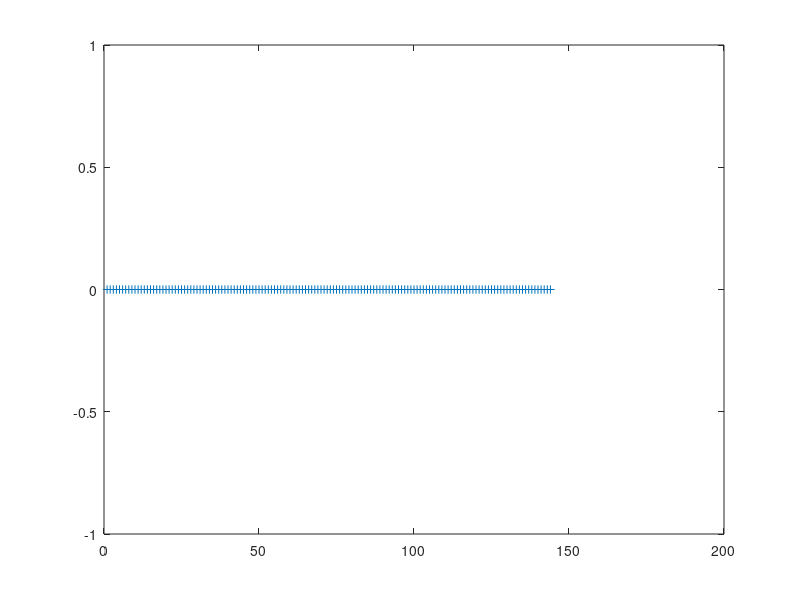

Reproduce this figure in MATLAB. (Note: this script raises an error after producing the figure.)
%% monthly, 18 years x 12 months/year = 216
%% monthly, 19 years x 12 months/year = 228

addpath /home/sergio/MATLABCODE/
addpath /home/sergio/MATLABCODE/TIME
addpath /home/sergio/MATLABCODE/
addpath /home/sergio/MATLABCODE/PLOTTER
addpath /home/sergio/MATLABCODE/COLORMAP
addpath /home/sergio/MATLABCODE/COLORMAP/LLS
addpath /home/sergio/MATLABCODE/oem_pkg_run_sergio_AuxJacs/StrowCodeforTrendsAndAnomalies/
addpath /home/sergio/MATLABCODE/CONVERT_GAS_UNITS/
addpath /home/sergio/MATLABCODE/CONVERT_GAS_UNITS/Strow_humidity/convert_humidity/
addpath /home/sergio/MATLABCODE/CONVERT_GAS_UNITS/IDL_WV_ROUTINES/atmos_phys/MATLAB/

%if ~exist('iDorA')
%  iDorA = +1; %% desc
%  iDorA = -1; %% asc
%end

clear iaFound

iNumYears = 12; %% 2002-2014, even though XMIP6 data is Jan 1979-Dec 2014
iaMax = iNumYears*12;

%% see /home/sergio/MATLABCODE/RTPMAKE/CLUST_RTPMAKE/CLUSTMAKE_AMIP6/clust_compute_amip6_profile_rtpfiles.m
for ii = 1 : iaMax
  fin = ['/asl/s1/sergio/MakeAvgObsStats2002_2020_startSept2002_v3/TimeSeries/AMIP6/Tile_Center/amip6_tile_center_monthly_timestep_' num2str(ii,'%03d') '.mat'];

  if exist(fin)
    iaFound(ii) = 1;
  else
    iaFound(ii) = 0;
  end
end
[sum(iaFound) length(iaFound)]
plot(1:iaMax,iaFound,'+-')

for ii = 1 : iaMax
  fin = ['/asl/s1/sergio/MakeAvgObsStats2002_2020_startSept2002_v3/TimeSeries/AMIP6/Tile_Center/amip6_tile_center_monthly_timestep_' num2str(ii,'%03d') '.mat'];
  if exist(fin)
    if mod(ii,100) == 0
      fprintf(1,'+ \n')
    elseif mod(ii,10) == 0
      fprintf(1,'x')
    else
      fprintf(1,'.')
    end
    iaFound(ii) = 1;

    a = load(fin);

    %% already done this in /home/sergio/MATLABCODE/RTPMAKE/CLUST_RTPMAKE/CLUSTMAKE_AMIP6/clust_compute_amip6_profile_rtpfiles.m
    %%a.pnew_ip.rh = convert_humidity(a.pnew_ip.plevs*100,a.pnew_ip.ptemp,a.pnew_ip.gas_1,'mixing ratio','relative humidity');
    if ~isfield(a.pnew_ip,'rh')
      a.pnew_ip.rh = convert_humidity(a.pnew_ip.plevs*100,a.pnew_ip.ptemp,a.pnew_ip.gas_1,'specific humidity','relative humidity');
    end

    all.yy(ii) = a.yyuseII;
    all.mm(ii) = a.mmuseII;
    all.dd(ii) = 15;

    all.nwp_ptemp(ii,:,:) = a.pnew_ip.ptemp;
    all.nwp_gas_1(ii,:,:) = a.pnew_ip.gas_1;
    %all.nwp_gas_3(ii,:,:) = a.pnew_ip.gas_3;
    all.nwp_rh(ii,:,:)    = a.pnew_ip.rh;
    all.nwp_plevs(ii,:,:) = a.pnew_ip.plevs;

    all.gas_1(ii,:,:) = a.pnew_op.gas_1;
    all.gas_3(ii,:,:) = a.pnew_op.gas_3;
    all.ptemp(ii,:,:) = a.pnew_op.ptemp;
    all.stemp(ii,:)   = a.pnew_op.stemp;
    all.mmw(ii,:)     = a.pnew_op.mmw;
    all.nlays(ii,:)   = a.pnew_op.nlevs-1;
    all.RH(ii,:,:)    = a.pnew_op.RH;
    all.TwSurf(ii,:)  = a.pnew_op.TwSurf;
    all.RHSurf(ii,:)  = a.pnew_op.RHSurf;
  else
    iaFound(ii) = 0;
  end
end
fprintf(1,'\n');
all.rlon = a.pnew_op.rlon;
all.rlat = a.pnew_op.rlat;

monitor_memory_whos

comment = 'see driver_computeAMIP6_monthly_trends.m';
if iNumYears == 12
  save -v7.3 AMIP6_atm_data_2002_09_to_2014_08.mat comment all
end

figure(1); scatter_coast(all.rlon,all.rlat,40,nanmean(all.stemp,1)); colormap(jet); title('AMIP6 mean stemp')
figure(2); scatter_coast(all.rlon,all.rlat,40,nanmean(all.RHSurf,1)); colormap(jet); title('AMIP6 mean RHsurf')
figure(3); scatter_coast(all.rlon,all.rlat,40,nanmean(all.TwSurf,1)); colormap(jet); title('AMIP6 mean TWSurf')
figure(4); scatter_coast(all.rlon,all.rlat,40,nanmean(all.mmw,1)); colormap(jet); title('AMIP6 mean mmw')

figure(5); scatter_coast(a.pnew_op.rlon,a.pnew_op.rlat,40,a.pnew_op.stemp); colormap(jet); title('AMIP6 mean stemp')
figure(6); scatter_coast(a.pnew_op.rlon,a.pnew_op.rlat,40,a.pnew_op.RHSurf); colormap(jet); title('AMIP6 mean RHsurf')
figure(7); scatter_coast(a.pnew_op.rlon,a.pnew_op.rlat,40,a.pnew_op.TwSurf); colormap(jet); title('AMIP6 mean TWSurf')
figure(8); scatter_coast(a.pnew_op.rlon,a.pnew_op.rlat,40,a.pnew_op.mmw); colormap(jet); title('AMIP6 mean mmw')

plevs = load('/home/sergio/MATLABCODE/airslevels.dat');
pN = plevs(1:end-1)-plevs(2:end);
pD = log(plevs(1:end-1)./plevs(2:end));
plays = flipud(pN./pD);

load /home/sergio/MATLABCODE/oem_pkg_run_sergio_AuxJacs/TILES_TILES_TILES_MakeAvgCldProfs2002_2020/Code_For_HowardObs_TimeSeries/latB64.mat
rlat65 = latB2; rlon73 = -180 : 5 : +180;
rlon = -180 : 5 : +180;  rlat = latB2;
rlon = 0.5*(rlon(1:end-1)+rlon(2:end));
rlat = 0.5*(rlat(1:end-1)+rlat(2:end));

figure(9); junk = reshape(a.pnew_op.ptemp,101,72,64); junk = squeeze(nanmean(junk,2)); junk = junk(1:100,:); pcolor(rlat,plays,junk);
  caxis([200 300]); colormap(jet); set(gca,'ydir','reverse'); set(gca,'yscale','log'); shading flat; ylim([10 1000]); colorbar
  title('Mean T')
figure(10); junk = reshape(a.pnew_op.RH,100,72,64); junk = squeeze(nanmean(junk,2)); junk = junk(1:100,:); pcolor(rlat,plays,junk);
  caxis([00 100]); colormap(jet); set(gca,'ydir','reverse'); set(gca,'yscale','log'); shading flat; ylim([100 1000]); colorbar
  title('Mean RH')

%%%%%%%%%%%%%%%%%%%%%%%%%%%%%%%%%%%%%%%%%%%%%%%%%%%%%%%%%%%%%%%%%%%%%%%%
dayOFtime = change2days(all.yy,all.mm,all.dd,2002);

computeERA5_surface_trends

figure(1); scatter_coast(all.rlon,all.rlat,40,nanmean(trend_stemp,1)); title('AMIP6 trend  stemp K/yr');    caxis([-0.2 +0.2]); colormap(usa2);
figure(2); scatter_coast(all.rlon,all.rlat,40,nanmean(trend_RHSurf,1)); title('AMIP6 trend  RHsurf pc/yr'); caxis([-0.4 +0.4]); colormap(usa2);
figure(3); scatter_coast(all.rlon,all.rlat,40,nanmean(trend_TwSurf,1)); title('AMIP6 trend  TWSurf K/yr');  caxis([-0.2 +0.2]); colormap(usa2);
figure(4); scatter_coast(all.rlon,all.rlat,40,nanmean(trend_mmw,1)); title('AMIP6 trend  colwater mm/yr');  caxis([-0.2 +0.2]); colormap(usa2);

figure(1); scatter_coast(all.rlon,all.rlat,40,nanmean(trend_stemp,1)); title('AMIP6 trend  stemp K/yr');    caxis([-0.1 +0.1]); colormap(usa2);
figure(2); scatter_coast(all.rlon,all.rlat,40,nanmean(trend_RHSurf,1)); title('AMIP6 trend  RHsurf pc/yr'); caxis([-0.4 +0.4]); colormap(usa2);
figure(3); scatter_coast(all.rlon,all.rlat,40,nanmean(trend_TwSurf,1)); title('AMIP6 trend  TWSurf K/yr');  caxis([-0.1 +0.1]); colormap(usa2);
figure(4); scatter_coast(all.rlon,all.rlat,40,nanmean(trend_mmw,1)); title('AMIP6 trend  colwater mm/yr');  caxis([-0.2 +0.2]); colormap(usa2);
pause(0.1)
%%%%%%%%%%%%%%%%%%%%%%%%%%%%%%%%%%%%%%%%%%%%%%%%%%%%%%%%%%%%%%%%%%%%%%%%

computeERA5_atmos_trends

if isfield(all,'nwp_plevs')
  trend_nwp_plevs_mean = squeeze(nanmean(all.nwp_plevs,1));
end

trend_plays = flipud(pN./pD);

trend_rlat = all.rlat;
trend_rlon = all.rlon;
trend_rlat64 = rlat; trend_rlon72 = rlon;

if iNumYears == 12
  save AMIP6_atm_data_2002_09_to_2014_08_trends.mat comment trend*
end

%%%%%%%%%%%%%%%%%%%%%%%%%%%%%%%%%%%%%%%%%%%%%%%%%%%%%%%%%%%%%%%%%%%%%%%%

load('llsmap5.mat');
figure(1); scatter_coast(all.rlon,all.rlat,40,nanmean(trend_stemp,1)); title('AMIP6 trend  stemp K/yr');    caxis([-0.1 +0.1]); colormap(usa2);
figure(2); scatter_coast(all.rlon,all.rlat,40,nanmean(trend_RHSurf,1)); title('AMIP6 trend  RHsurf pc/yr'); caxis([-0.4 +0.4]); colormap(usa2);

figure(3); junk = reshape(trend_ptemp,100,72,64); junk = squeeze(nanmean(junk,2)); 
  pcolor(trend_rlat64,trend_plays,junk); title('AMIP6 trend ptemp K/yr');  caxis([-0.15 +0.15]); colormap(llsmap5); set(gca,'ydir','reverse'); set(gca,'yscale','log'); shading interp; ylim([10 1000]); colorbar
figure(4); junk = reshape(trend_RH,100,72,64); junk = squeeze(nanmean(junk,2)); 
  pcolor(trend_rlat64,trend_plays,junk); title('AMIP6 trend RH percent/yr');  caxis([-0.25 +0.25]); colormap(llsmap5); set(gca,'ydir','reverse'); set(gca,'yscale','log'); shading interp; ylim([10 1000]); colorbar

figure(5); junk = squeeze(nanmean(all.ptemp,1)); junk = junk(1:100,:); junk = reshape(junk,100,72,64); junk = squeeze(nanmean(junk,2)); 
  pcolor(trend_rlat64,trend_plays,junk); title('AMIP6 mean ptemp K');  caxis([200 300]); colormap(jet); set(gca,'ydir','reverse'); set(gca,'yscale','log'); shading flat; ylim([10 1000]); colorbar
figure(6); junk = squeeze(nanmean(all.RH,1)); junk = junk(1:100,:); junk = reshape(junk,100,72,64); junk = squeeze(nanmean(junk,2)); 
  pcolor(trend_rlat64,trend_plays,junk); title('AMIP6 mean RH percent');  caxis([0 100]); colormap(jet); set(gca,'ydir','reverse'); set(gca,'yscale','log'); shading flat; ylim([100 1000]); colorbar

